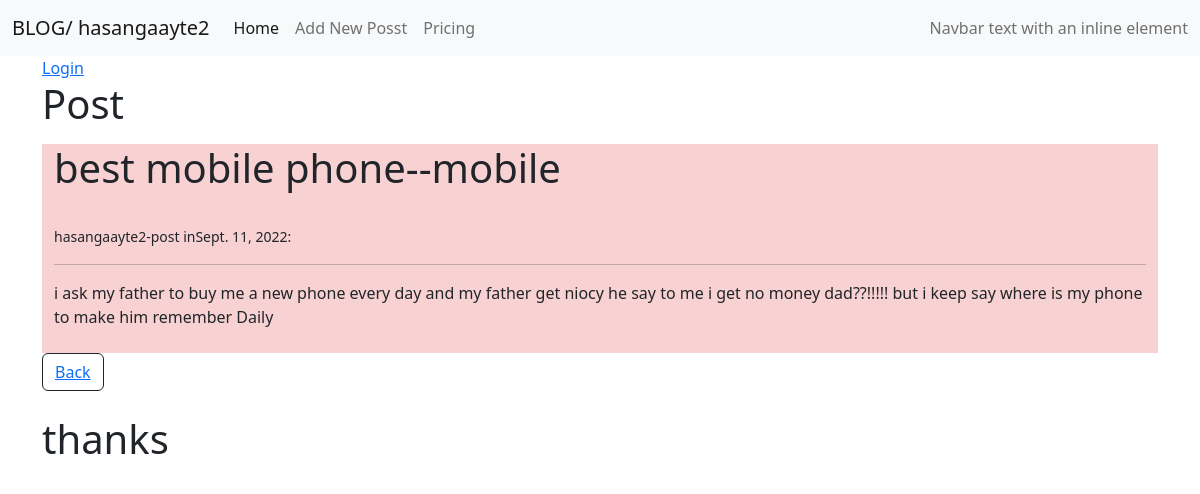
Page /deteil/3/ on the committed database.
### theblog/models.py (models this page shows, shortened)
class Post (models.Model):
    title = models.CharField(max_length=255)
    title_tag = models.CharField(max_length=255, default='The Top')
    author = models.ForeignKey(User, on_delete=models.CASCADE)
    body = models.TextField()
    post_date = models.DateField(auto_now_add=True)
    category = models.ForeignKey(Category, max_length=25,on_delete=models.CASCADE)

class Category(models.Model):
    name = models.CharField(max_length=255)
    def __str__(self):
        return self.name

### theblog/views.py (the view)
# urls.py: path('deteil/<int:pk>/',views.Detail.as_view(),name='deteil'),
class Detail(DetailView):
    model = Post
    template_name = 'theblog/deteil.html'

### theblog/templates/theblog/deteil.html (shortened to what this page needs)
{% extends "theblog/home.html" %}
{% block content %}
<div style="background-color: rgb(248, 210, 210);" class="container">
    <h1><span>{{post.title}}--{{post.category}}</span></h1><br>
    <small>{{post.author}}-post in{{post.post_date}}:<br>
    </small>
    <hr>
    <span>{{post.body}}</span>
    <br>
    <br>
</div>
<button type="button" class="btn btn-outline-dark"><a href="{% url 'home' %}">Back</a></button>
<br><br>
<h1>thanks</h1>
{% endblock content %}

### theblog/templates/theblog/home.html (shortened to what this page needs)
<!DOCTYPE html>
{% load static %}
<html lang="en">
<head>
    <link rel="stylesheet" href="{% static 'css/bootstrap.css' %}">
</head>
<body>
    <nav class="navbar navbar-expand-lg bg-light">
        <div class="container-fluid">
          <a class="navbar-brand" href="{% url 'home' %}">BLOG/ {{post.author}}</a>
          <div class="collapse navbar-collapse" id="navbarText">
            <ul class="navbar-nav me-auto mb-2 mb-lg-0">
              <li class="nav-item">
                <a class="nav-link active" aria-current="page" href="{% url 'home' %}">Home</a>
              </li>
              <li class="nav-item">
                <a class="nav-link" href="{% url 'add_post' %}">Add New Posst</a>
              </li>
              <li class="nav-item">
                <a class="nav-link" href="#">Pricing</a>
              </li>
            </ul>
            <span class="navbar-text">
              Navbar text with an inline element
            </span>
          </div>
        </div>
      </nav>
    <section>
        <div class="container">
          <div>
            {% if user.is_authenticated %}
            <a href="#">Wellcome--{{user.username}}</a>
            <a href="{% url 'logout' %}">Logout</a>
            {% else %}
            <a href="{% url 'login' %}">Login</a>
            {% endif %}
          </div>
            <h1>Post</h1>
        </div>
     </section>
    <div class="container">
        {% block content %}
        {% endblock content %}
    </div>
</body>
</html>

### rows in the picture
Post: author "hasangaayte2", title "best mobile phone", category "mobile", post_date "Sept. 11, 2022", body "i ask my father to buy me a new phone every day and my father get niocy he say to me i get no money dad??!!!!! but i keep say where is my phone to make him remember Daily"
